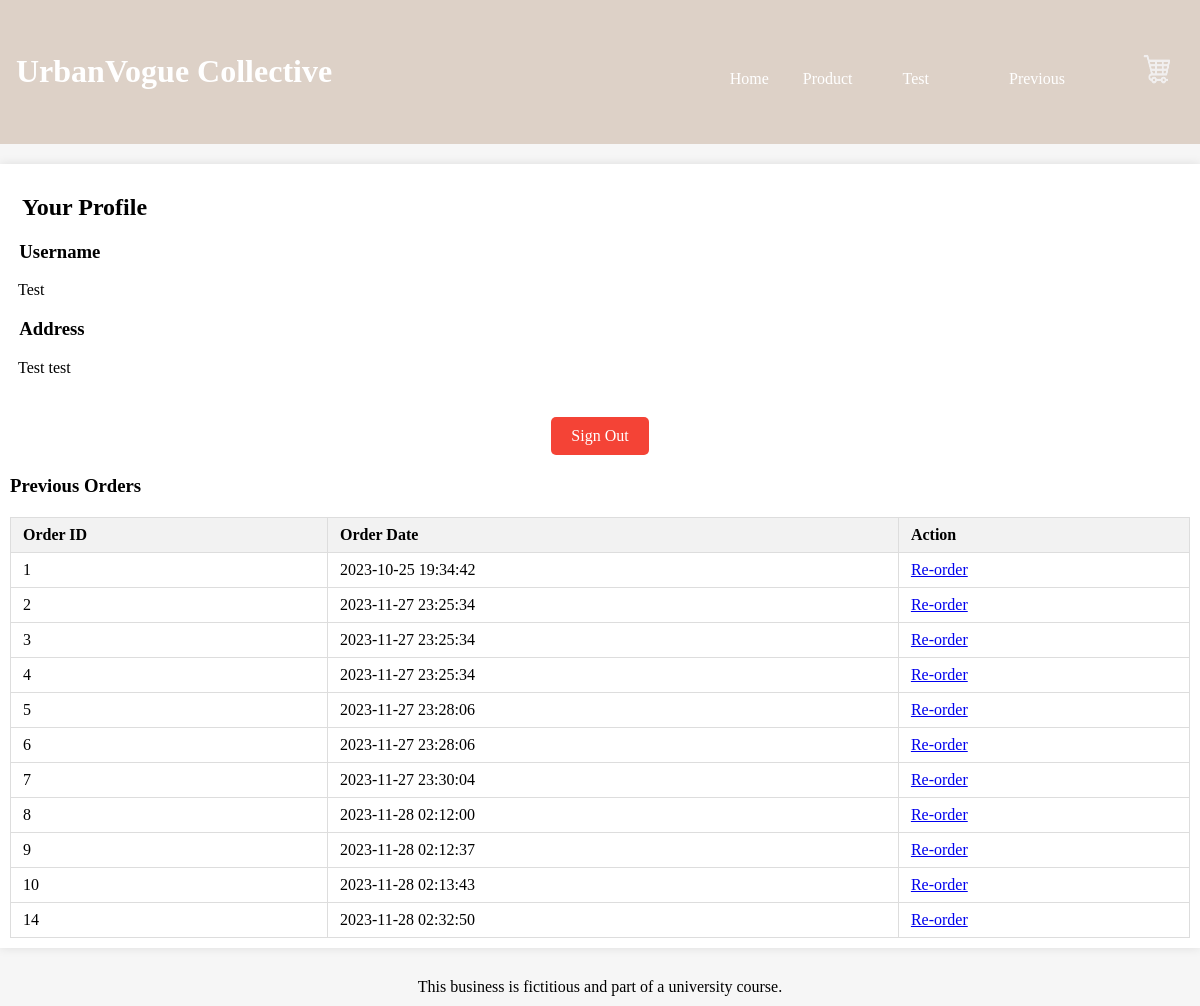
The app's page /profile.php (signed in) with its own data.
### tables this page shows
CREATE TABLE `users` (
  `id` int(10) UNSIGNED NOT NULL,
  `username` varchar(255) NOT NULL,
  `password` varchar(255) NOT NULL,
  `address` text NOT NULL
);

CREATE TABLE `orders` (
  `id` int(11) UNSIGNED NOT NULL,
  `user_id` int(11) UNSIGNED NOT NULL,
  `product_name` varchar(255) NOT NULL,
  `order_date` timestamp NOT NULL DEFAULT current_timestamp()
);

### profile.php (the view, shortened to what this page needs)
<?php
require 'Database/databaseweb.php';
$stmt = $pdo->prepare("SELECT * FROM users WHERE username = ?");
$stmt->execute([$_SESSION['username']]);
$user = $stmt->fetch();
$stmt = $pdo->prepare("SELECT * FROM orders WHERE user_id = ?");
$stmt->execute([$user['id']]);
$orders = $stmt->fetchAll();
?>
<!DOCTYPE html>
<html lang="en">
<head>
    <link rel="stylesheet" href="CSS/styles.css">
</head>
<body>
<header>
<a href="index.php" style="text-decoration: none; color: #333;">
        <h1 style="font-family: Garamond, serif; color: white;">&nbsp;&nbsp;UrbanVogue Collective</h1>
    </a>
    <nav>
        <ul>
            <li><a href="MainPage.php">&nbsp;&nbsp;&nbsp;&nbsp;Home</a></li>
            <li><a href="index.php">Product&nbsp;&nbsp;&nbsp;&nbsp;</a></li>
            <li>
            <?php
            if (isset($_SESSION['loggedin']) && $_SESSION['loggedin'] == true) {
                echo '<a href="profile.php">' . $_SESSION['username'] . '</a>';
            } else {
                echo '<a href="register_login.php">Account</a>';
            }
            ?>
            <li>
            <li><a href="previous.php">&nbsp;&nbsp;&nbsp;&nbsp;Previous</a></li>
            <li>
            <a href=" " class="cart-icon">&nbsp;&nbsp;&nbsp;&nbsp;</a></li>
            <a href="cart.php">
                <img src="images/shopping-cart.jpg" width="30" height="30"/>
            <a href="cart.php" class="cart-icon">&nbsp;&nbsp;&nbsp;&nbsp;</a></li>
        </li>
        </ul>
    </nav>
</header>
<main>
    <h2>&nbsp;&nbsp;Your Profile</h2>
    <section class="user-details">
        <h3>&nbsp;&nbsp;Username</h3>
        <p>&nbsp;&nbsp;<?= $user['username'] ?></p>
    </section>
    <section class="user-details">
        <h3>&nbsp;&nbsp;Address</h3>
        <p>&nbsp;&nbsp;<?= $user['address'] ?></p>
    </section>
    <div class="proceed-to-payment">
    <a href="logout.php" class="logout-btn">Sign Out</a>
    </div>
    <section class="previous-orders">
    <h3>Previous Orders</h3>
    <table>
        <thead>
            <tr>
                <th>Order ID</th>
                <th>Order Date</th>
                <th>Action</th>
            </tr>
        </thead>
        <tbody>
            <?php foreach ($orders as $order) : ?>
                <tr>
                    <td><?= $order['id'] ?></td>
                    <td><?= $order['order_date'] ?></td>
                    <td><a href="reorder.php?order_id=<?= $order['id'] ?>">Re-order</a></td>
                </tr>
            <?php endforeach; ?>
        </tbody>
    </table>
</section>
</main>
<footer>
    This business is fictitious and part of a university course.
</footer>
</body>
</html>

### CSS/styles.css (style rules this page uses)
body { font-family: Georgia, serif; background-color: #f6f6f6; margin: 0; padding: 0; margin-top: 0px; }
main { max-width: 1600px; margin: 20px auto; padding: 10px; background-color: white; box-shadow: 0 0 10px rgba(0, 0, 0, 0.1); }
header { background-color: #ddd1c7; color: white; padding: 2em 0; text-align: left; position: sticky; top: 0; z-index: 1000; display: flex; justify-content: space-between; align-items: center; width: 100%; }
nav ul { list-style-type: none; padding: 0; text-align: center; }
nav li { display: inline; margin: 0 15px; }
.cart-icon { font-size: 24px; color: white; text-decoration: none; transition: color 0.2s; text-align: right; }
nav a { color: white; text-decoration: none; transition: color 0.2s; text-align: left; }
footer { background-color: #f6f6f6; color: black; text-align: center; padding: 10px 0; margin-top: 20px; }
.proceed-to-payment { margin: 20px 0; text-align: center; }
.logout-btn { display: inline-block; padding: 5px 15px; background-color: #f44336; color: white; text-decoration: none; border-radius: 5px; margin-top: 20px; transition: background-color 0.2s; font-size: 16px; padding: 10px 20px; }
.previous-orders table { width: 100%; border-collapse: collapse; margin-top: 20px; }
.previous-orders th, .previous-orders td { border: 1px solid #ddd; padding: 8px 12px; text-align: left; }
.previous-orders th { background-color: #f2f2f2; }

### records on screen
users: username "Test", address "Test test"
orders: id "1", order_date "2023-10-25 19:34:42"
orders: id "2", order_date "2023-11-27 23:25:34"
orders: id "3", order_date "2023-11-27 23:25:34"
orders: id "4", order_date "2023-11-27 23:25:34"
orders: id "5", order_date "2023-11-27 23:28:06"
orders: id "6", order_date "2023-11-27 23:28:06"
orders: id "7", order_date "2023-11-27 23:30:04"
orders: id "8", order_date "2023-11-28 02:12:00"
orders: id "9", order_date "2023-11-28 02:12:37"
orders: id "10", order_date "2023-11-28 02:13:43"
orders: id "14", order_date "2023-11-28 02:32:50"

### other values on screen
$_SESSION['username'] "Test"
